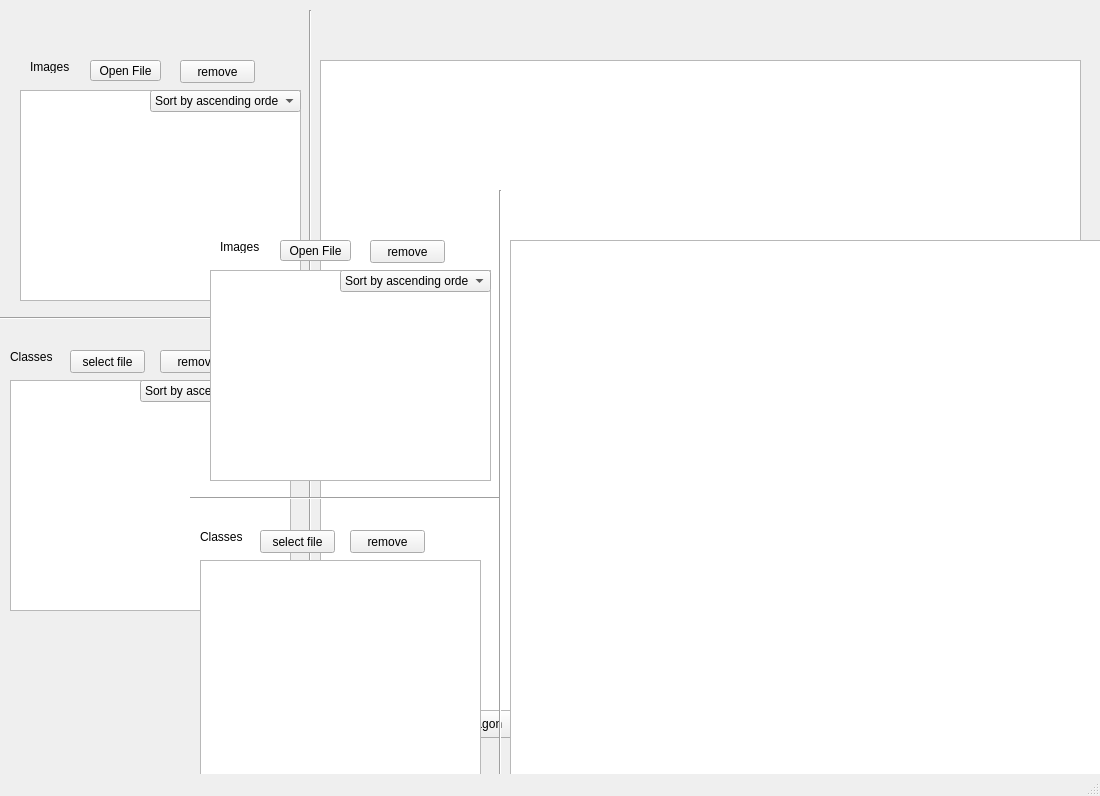
<?xml version="1.0" encoding="UTF-8"?>
<ui version="4.0">
 <class>MainWindow</class>
 <widget class="QMainWindow" name="MainWindow">
  <property name="geometry">
   <rect>
    <x>0</x>
    <y>0</y>
    <width>1100</width>
    <height>796</height>
   </rect>
  </property>
  <property name="windowTitle">
   <string>MainWindow</string>
  </property>
  <widget class="QWidget" name="centralwidget">
   <widget class="QTextBrowser" name="FileDisplay">
    <property name="geometry">
     <rect>
      <x>20</x>
      <y>90</y>
      <width>281</width>
      <height>211</height>
     </rect>
    </property>
    <property name="html">
     <string>&lt;!DOCTYPE HTML PUBLIC &quot;-//W3C//DTD HTML 4.0//EN&quot; &quot;http://www.w3.org/TR/REC-html40/strict.dtd&quot;&gt;
&lt;html&gt;&lt;head&gt;&lt;meta name=&quot;qrichtext&quot; content=&quot;1&quot; /&gt;&lt;style type=&quot;text/css&quot;&gt;
p, li { white-space: pre-wrap; }
&lt;/style&gt;&lt;/head&gt;&lt;body style=&quot; font-family:'MS Shell Dlg 2'; font-size:7.8pt; font-weight:400; font-style:normal;&quot;&gt;
&lt;p style=&quot;-qt-paragraph-type:empty; margin-top:0px; margin-bottom:0px; margin-left:0px; margin-right:0px; -qt-block-indent:0; text-indent:0px; font-size:8.25pt;&quot;&gt;&lt;br /&gt;&lt;/p&gt;
&lt;p style=&quot;-qt-paragraph-type:empty; margin-top:0px; margin-bottom:0px; margin-left:0px; margin-right:0px; -qt-block-indent:0; text-indent:0px; font-size:8.25pt;&quot;&gt;&lt;br /&gt;&lt;/p&gt;
&lt;p style=&quot;-qt-paragraph-type:empty; margin-top:0px; margin-bottom:0px; margin-left:0px; margin-right:0px; -qt-block-indent:0; text-indent:0px; font-size:8.25pt;&quot;&gt;&lt;br /&gt;&lt;/p&gt;
&lt;p style=&quot;-qt-paragraph-type:empty; margin-top:0px; margin-bottom:0px; margin-left:0px; margin-right:0px; -qt-block-indent:0; text-indent:0px; font-size:8.25pt;&quot;&gt;&lt;br /&gt;&lt;/p&gt;&lt;/body&gt;&lt;/html&gt;</string>
    </property>
   </widget>
   <widget class="QPushButton" name="pushButton_3">
    <property name="geometry">
     <rect>
      <x>180</x>
      <y>60</y>
      <width>75</width>
      <height>23</height>
     </rect>
    </property>
    <property name="text">
     <string>remove</string>
    </property>
   </widget>
   <widget class="QPushButton" name="pushButton_6">
    <property name="geometry">
     <rect>
      <x>70</x>
      <y>350</y>
      <width>75</width>
      <height>23</height>
     </rect>
    </property>
    <property name="text">
     <string>select file</string>
    </property>
   </widget>
   <widget class="Line" name="line_2">
    <property name="geometry">
     <rect>
      <x>0</x>
      <y>310</y>
      <width>311</width>
      <height>16</height>
     </rect>
    </property>
    <property name="orientation">
     <enum>Qt::Horizontal</enum>
    </property>
   </widget>
   <widget class="QLabel" name="label_2">
    <property name="geometry">
     <rect>
      <x>10</x>
      <y>350</y>
      <width>47</width>
      <height>13</height>
     </rect>
    </property>
    <property name="text">
     <string>Classes</string>
    </property>
   </widget>
   <widget class="QComboBox" name="comboBox">
    <property name="geometry">
     <rect>
      <x>150</x>
      <y>90</y>
      <width>151</width>
      <height>22</height>
     </rect>
    </property>
    <item>
     <property name="text">
      <string>Sort by ascending order</string>
     </property>
    </item>
    <item>
     <property name="text">
      <string>Sort by descending order</string>
     </property>
    </item>
   </widget>
   <widget class="QTextBrowser" name="textBrowser_2">
    <property name="geometry">
     <rect>
      <x>10</x>
      <y>380</y>
      <width>281</width>
      <height>231</height>
     </rect>
    </property>
    <property name="html">
     <string>&lt;!DOCTYPE HTML PUBLIC &quot;-//W3C//DTD HTML 4.0//EN&quot; &quot;http://www.w3.org/TR/REC-html40/strict.dtd&quot;&gt;
&lt;html&gt;&lt;head&gt;&lt;meta name=&quot;qrichtext&quot; content=&quot;1&quot; /&gt;&lt;style type=&quot;text/css&quot;&gt;
p, li { white-space: pre-wrap; }
&lt;/style&gt;&lt;/head&gt;&lt;body style=&quot; font-family:'MS Shell Dlg 2'; font-size:7.8pt; font-weight:400; font-style:normal;&quot;&gt;
&lt;p style=&quot;-qt-paragraph-type:empty; margin-top:0px; margin-bottom:0px; margin-left:0px; margin-right:0px; -qt-block-indent:0; text-indent:0px; font-size:8.25pt;&quot;&gt;&lt;br /&gt;&lt;/p&gt;
&lt;p style=&quot;-qt-paragraph-type:empty; margin-top:0px; margin-bottom:0px; margin-left:0px; margin-right:0px; -qt-block-indent:0; text-indent:0px; font-size:8.25pt;&quot;&gt;&lt;br /&gt;&lt;/p&gt;
&lt;p style=&quot;-qt-paragraph-type:empty; margin-top:0px; margin-bottom:0px; margin-left:0px; margin-right:0px; -qt-block-indent:0; text-indent:0px; font-size:8.25pt;&quot;&gt;&lt;br /&gt;&lt;/p&gt;
&lt;p style=&quot;-qt-paragraph-type:empty; margin-top:0px; margin-bottom:0px; margin-left:0px; margin-right:0px; -qt-block-indent:0; text-indent:0px; font-size:8.25pt;&quot;&gt;&lt;br /&gt;&lt;/p&gt;&lt;/body&gt;&lt;/html&gt;</string>
    </property>
   </widget>
   <widget class="QPushButton" name="pushButton_4">
    <property name="geometry">
     <rect>
      <x>160</x>
      <y>350</y>
      <width>75</width>
      <height>23</height>
     </rect>
    </property>
    <property name="text">
     <string>remove</string>
    </property>
   </widget>
   <widget class="QPushButton" name="Pent">
    <property name="geometry">
     <rect>
      <x>430</x>
      <y>710</y>
      <width>93</width>
      <height>28</height>
     </rect>
    </property>
    <property name="text">
     <string>Pentagon</string>
    </property>
   </widget>
   <widget class="QPushButton" name="saveButton">
    <property name="geometry">
     <rect>
      <x>1000</x>
      <y>720</y>
      <width>75</width>
      <height>23</height>
     </rect>
    </property>
    <property name="text">
     <string>Save</string>
    </property>
   </widget>
   <widget class="QLabel" name="label">
    <property name="geometry">
     <rect>
      <x>30</x>
      <y>60</y>
      <width>47</width>
      <height>13</height>
     </rect>
    </property>
    <property name="text">
     <string>Images</string>
    </property>
   </widget>
   <widget class="QComboBox" name="comboBox_2">
    <property name="geometry">
     <rect>
      <x>140</x>
      <y>380</y>
      <width>151</width>
      <height>22</height>
     </rect>
    </property>
    <item>
     <property name="text">
      <string>Sort by ascending order</string>
     </property>
    </item>
    <item>
     <property name="text">
      <string>Sort by descending order</string>
     </property>
    </item>
   </widget>
   <widget class="QPushButton" name="Rect">
    <property name="geometry">
     <rect>
      <x>320</x>
      <y>710</y>
      <width>93</width>
      <height>28</height>
     </rect>
    </property>
    <property name="text">
     <string>Square</string>
    </property>
   </widget>
   <widget class="QPushButton" name="oct">
    <property name="geometry">
     <rect>
      <x>540</x>
      <y>710</y>
      <width>93</width>
      <height>28</height>
     </rect>
    </property>
    <property name="text">
     <string>octagon</string>
    </property>
   </widget>
   <widget class="QPushButton" name="Triangle">
    <property name="geometry">
     <rect>
      <x>650</x>
      <y>710</y>
      <width>93</width>
      <height>28</height>
     </rect>
    </property>
    <property name="text">
     <string>Triangle</string>
    </property>
   </widget>
   <widget class="QPushButton" name="pushButton">
    <property name="geometry">
     <rect>
      <x>90</x>
      <y>60</y>
      <width>71</width>
      <height>21</height>
     </rect>
    </property>
    <property name="text">
     <string>Open File</string>
    </property>
   </widget>
   <widget class="Line" name="line">
    <property name="geometry">
     <rect>
      <x>300</x>
      <y>10</y>
      <width>20</width>
      <height>751</height>
     </rect>
    </property>
    <property name="orientation">
     <enum>Qt::Vertical</enum>
    </property>
   </widget>
   <widget class="QGraphicsView" name="Disp">
    <property name="geometry">
     <rect>
      <x>320</x>
      <y>60</y>
      <width>761</width>
      <height>651</height>
     </rect>
    </property>
   </widget>
   <widget class="Line" name="line_3">
    <property name="geometry">
     <rect>
      <x>190</x>
      <y>490</y>
      <width>311</width>
      <height>16</height>
     </rect>
    </property>
    <property name="orientation">
     <enum>Qt::Horizontal</enum>
    </property>
   </widget>
   <widget class="QComboBox" name="comboBox_3">
    <property name="geometry">
     <rect>
      <x>330</x>
      <y>560</y>
      <width>151</width>
      <height>22</height>
     </rect>
    </property>
    <item>
     <property name="text">
      <string>Sort by ascending order</string>
     </property>
    </item>
    <item>
     <property name="text">
      <string>Sort by descending order</string>
     </property>
    </item>
   </widget>
   <widget class="QPushButton" name="Rect_2">
    <property name="geometry">
     <rect>
      <x>510</x>
      <y>890</y>
      <width>93</width>
      <height>28</height>
     </rect>
    </property>
    <property name="text">
     <string>Square</string>
    </property>
   </widget>
   <widget class="QPushButton" name="saveButton_2">
    <property name="geometry">
     <rect>
      <x>1190</x>
      <y>900</y>
      <width>75</width>
      <height>23</height>
     </rect>
    </property>
    <property name="text">
     <string>Save</string>
    </property>
   </widget>
   <widget class="QPushButton" name="pushButton_5">
    <property name="geometry">
     <rect>
      <x>370</x>
      <y>240</y>
      <width>75</width>
      <height>23</height>
     </rect>
    </property>
    <property name="text">
     <string>remove</string>
    </property>
   </widget>
   <widget class="Line" name="line_4">
    <property name="geometry">
     <rect>
      <x>490</x>
      <y>190</y>
      <width>20</width>
      <height>751</height>
     </rect>
    </property>
    <property name="orientation">
     <enum>Qt::Vertical</enum>
    </property>
   </widget>
   <widget class="QPushButton" name="Pent_2">
    <property name="geometry">
     <rect>
      <x>620</x>
      <y>890</y>
      <width>93</width>
      <height>28</height>
     </rect>
    </property>
    <property name="text">
     <string>Pentagon</string>
    </property>
   </widget>
   <widget class="QPushButton" name="pushButton_7">
    <property name="geometry">
     <rect>
      <x>260</x>
      <y>530</y>
      <width>75</width>
      <height>23</height>
     </rect>
    </property>
    <property name="text">
     <string>select file</string>
    </property>
   </widget>
   <widget class="QTextBrowser" name="textBrowser_3">
    <property name="geometry">
     <rect>
      <x>200</x>
      <y>560</y>
      <width>281</width>
      <height>231</height>
     </rect>
    </property>
    <property name="html">
     <string>&lt;!DOCTYPE HTML PUBLIC &quot;-//W3C//DTD HTML 4.0//EN&quot; &quot;http://www.w3.org/TR/REC-html40/strict.dtd&quot;&gt;
&lt;html&gt;&lt;head&gt;&lt;meta name=&quot;qrichtext&quot; content=&quot;1&quot; /&gt;&lt;style type=&quot;text/css&quot;&gt;
p, li { white-space: pre-wrap; }
&lt;/style&gt;&lt;/head&gt;&lt;body style=&quot; font-family:'MS Shell Dlg 2'; font-size:7.8pt; font-weight:400; font-style:normal;&quot;&gt;
&lt;p style=&quot;-qt-paragraph-type:empty; margin-top:0px; margin-bottom:0px; margin-left:0px; margin-right:0px; -qt-block-indent:0; text-indent:0px; font-size:8.25pt;&quot;&gt;&lt;br /&gt;&lt;/p&gt;
&lt;p style=&quot;-qt-paragraph-type:empty; margin-top:0px; margin-bottom:0px; margin-left:0px; margin-right:0px; -qt-block-indent:0; text-indent:0px; font-size:8.25pt;&quot;&gt;&lt;br /&gt;&lt;/p&gt;
&lt;p style=&quot;-qt-paragraph-type:empty; margin-top:0px; margin-bottom:0px; margin-left:0px; margin-right:0px; -qt-block-indent:0; text-indent:0px; font-size:8.25pt;&quot;&gt;&lt;br /&gt;&lt;/p&gt;
&lt;p style=&quot;-qt-paragraph-type:empty; margin-top:0px; margin-bottom:0px; margin-left:0px; margin-right:0px; -qt-block-indent:0; text-indent:0px; font-size:8.25pt;&quot;&gt;&lt;br /&gt;&lt;/p&gt;&lt;/body&gt;&lt;/html&gt;</string>
    </property>
   </widget>
   <widget class="QTextBrowser" name="FileDisplay_2">
    <property name="geometry">
     <rect>
      <x>210</x>
      <y>270</y>
      <width>281</width>
      <height>211</height>
     </rect>
    </property>
    <property name="html">
     <string>&lt;!DOCTYPE HTML PUBLIC &quot;-//W3C//DTD HTML 4.0//EN&quot; &quot;http://www.w3.org/TR/REC-html40/strict.dtd&quot;&gt;
&lt;html&gt;&lt;head&gt;&lt;meta name=&quot;qrichtext&quot; content=&quot;1&quot; /&gt;&lt;style type=&quot;text/css&quot;&gt;
p, li { white-space: pre-wrap; }
&lt;/style&gt;&lt;/head&gt;&lt;body style=&quot; font-family:'MS Shell Dlg 2'; font-size:7.8pt; font-weight:400; font-style:normal;&quot;&gt;
&lt;p style=&quot;-qt-paragraph-type:empty; margin-top:0px; margin-bottom:0px; margin-left:0px; margin-right:0px; -qt-block-indent:0; text-indent:0px; font-size:8.25pt;&quot;&gt;&lt;br /&gt;&lt;/p&gt;
&lt;p style=&quot;-qt-paragraph-type:empty; margin-top:0px; margin-bottom:0px; margin-left:0px; margin-right:0px; -qt-block-indent:0; text-indent:0px; font-size:8.25pt;&quot;&gt;&lt;br /&gt;&lt;/p&gt;
&lt;p style=&quot;-qt-paragraph-type:empty; margin-top:0px; margin-bottom:0px; margin-left:0px; margin-right:0px; -qt-block-indent:0; text-indent:0px; font-size:8.25pt;&quot;&gt;&lt;br /&gt;&lt;/p&gt;
&lt;p style=&quot;-qt-paragraph-type:empty; margin-top:0px; margin-bottom:0px; margin-left:0px; margin-right:0px; -qt-block-indent:0; text-indent:0px; font-size:8.25pt;&quot;&gt;&lt;br /&gt;&lt;/p&gt;&lt;/body&gt;&lt;/html&gt;</string>
    </property>
   </widget>
   <widget class="QPushButton" name="pushButton_2">
    <property name="geometry">
     <rect>
      <x>280</x>
      <y>240</y>
      <width>71</width>
      <height>21</height>
     </rect>
    </property>
    <property name="text">
     <string>Open File</string>
    </property>
   </widget>
   <widget class="QLabel" name="label_3">
    <property name="geometry">
     <rect>
      <x>200</x>
      <y>530</y>
      <width>47</width>
      <height>13</height>
     </rect>
    </property>
    <property name="text">
     <string>Classes</string>
    </property>
   </widget>
   <widget class="QComboBox" name="comboBox_4">
    <property name="geometry">
     <rect>
      <x>340</x>
      <y>270</y>
      <width>151</width>
      <height>22</height>
     </rect>
    </property>
    <item>
     <property name="text">
      <string>Sort by ascending order</string>
     </property>
    </item>
    <item>
     <property name="text">
      <string>Sort by descending order</string>
     </property>
    </item>
   </widget>
   <widget class="QPushButton" name="Triangle_2">
    <property name="geometry">
     <rect>
      <x>840</x>
      <y>890</y>
      <width>93</width>
      <height>28</height>
     </rect>
    </property>
    <property name="text">
     <string>Triangle</string>
    </property>
   </widget>
   <widget class="QPushButton" name="pushButton_8">
    <property name="geometry">
     <rect>
      <x>350</x>
      <y>530</y>
      <width>75</width>
      <height>23</height>
     </rect>
    </property>
    <property name="text">
     <string>remove</string>
    </property>
   </widget>
   <widget class="QLabel" name="label_4">
    <property name="geometry">
     <rect>
      <x>220</x>
      <y>240</y>
      <width>47</width>
      <height>13</height>
     </rect>
    </property>
    <property name="text">
     <string>Images</string>
    </property>
   </widget>
   <widget class="QPushButton" name="oct_2">
    <property name="geometry">
     <rect>
      <x>730</x>
      <y>890</y>
      <width>93</width>
      <height>28</height>
     </rect>
    </property>
    <property name="text">
     <string>octagon</string>
    </property>
   </widget>
   <widget class="QGraphicsView" name="Disp_2">
    <property name="geometry">
     <rect>
      <x>510</x>
      <y>240</y>
      <width>761</width>
      <height>651</height>
     </rect>
    </property>
   </widget>
  </widget>
  <widget class="QMenuBar" name="menubar">
   <property name="geometry">
    <rect>
     <x>0</x>
     <y>0</y>
     <width>1100</width>
     <height>26</height>
    </rect>
   </property>
  </widget>
  <widget class="QStatusBar" name="statusbar"/>
 </widget>
 <resources/>
 <connections/>
</ui>
